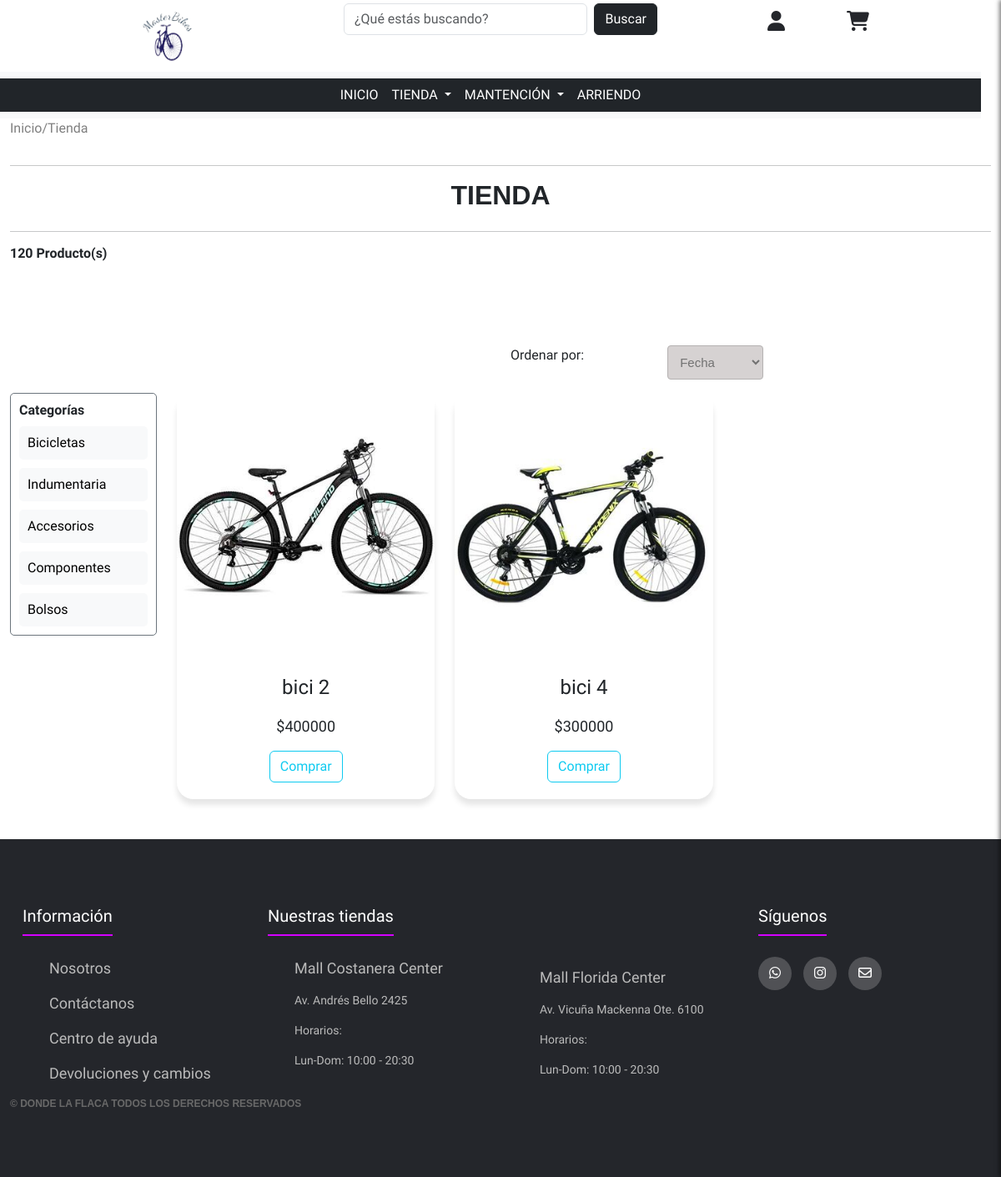
/MasterBikes/tienda, run on an earlier commit of the app's database.
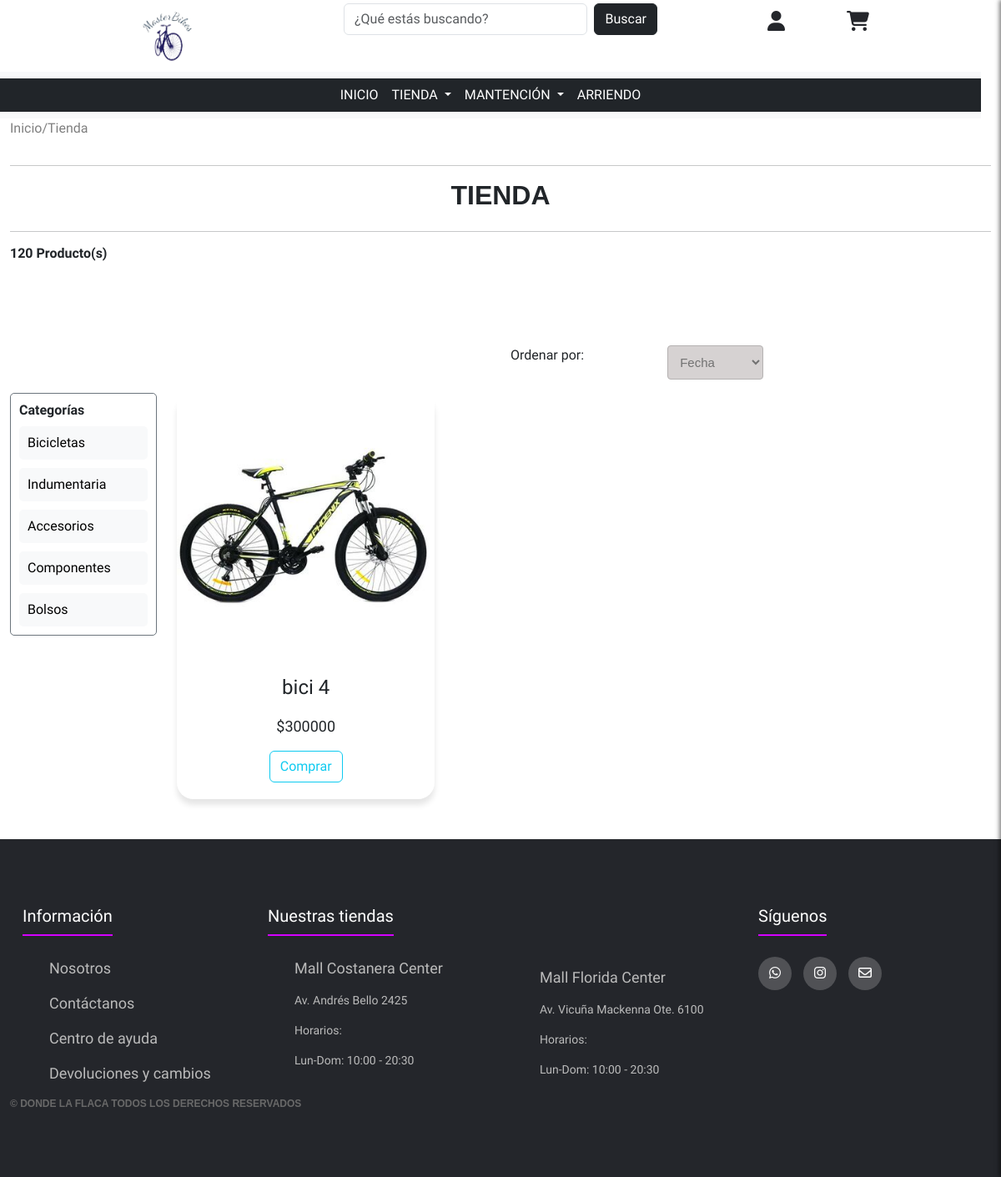
And on a later commit of the database.
### MasterBikes/models.py (models this page shows, shortened)
class Producto(models.Model):
    id_producto = models.AutoField(primary_key=True, db_column="idProducto")
    nombre = models.CharField(max_length=30)
    descripcion = models.CharField(max_length=30, null=True, blank=True)
    precio = models.IntegerField()
    stock = models.IntegerField()
    id_tipo_producto = models.ForeignKey(
        "TipoProducto", on_delete=models.CASCADE, db_column="idTipoProducto"
    )
    foto = models.CharField(max_length=100, null=True, blank=True)

### MasterBikes/views.py (the view)
# urls.py: path('tienda',views.Tienda, name='tienda'),
def Tienda(request):
    usuarios = Usuario.objects.all()
    tipo = TipoProducto.objects.get(tipo = "Bicicleta")
    productos = Producto.objects.all().filter(id_tipo_producto = tipo)
    carritos = Carrito.objects.all()
    items = Item.objects.all()
    context={
        "usuarios":usuarios,
        "productos":productos,
        "carritos":carritos,
        "items":items
    }
    return render(request, 'pages/Tienda.html', context)

### MasterBikes/templates/pages/tienda.html (shortened to what this page needs)
<!DOCTYPE html>
<html lang="en">
<head>
    {% load static %}
    <link rel="stylesheet" href="{% static 'css/bootstrap.min.css' %}">
    <link rel="stylesheet" href="{% static 'css/style.css' %}">
    <link rel="stylesheet" href="https://cdnjs.cloudflare.com/ajax/libs/font-awesome/6.2.1/css/all.min.css">
</head>
<body class="body_tienda">
  {% include 'base/header.html' %}
  <main>
    <div class="container-fluid">
      <div class="row">
        <p style="color: black; opacity: 50%;">Inicio/Tienda</p>
      </div>
      <hr>
      <div class="row" id="titulo">
        <h2>TIENDA</h2>
      </div>
      <hr>
      <div class="row">
        <div class="col ms-auto">
          <b><h6>120 Producto(s)</h6></b>
        </div>
        <div class="col me-auto d-flex">
          <p style="padding-right: 100px;">Ordenar por:         </p>
          <select class="option1" name="bicicleta" id="bicicleta">
            <option value="Fecha">Fecha</option>
          </select>
        </div>
      </div>
      <div class="row">
        <div class="col-md-2 col-lg-2 col-xl-2" >
          <div class="border border-secondary">
            <b><h6>Categorías</h6></b>
            <select name="bici" id="bici" class="option">
              <option value="1">Bicicletas</option>
            </select>
            <select name="indumentaria" id="indumentaria" class="option">
              <option value="1">Indumentaria</option>
            </select>
            <select name="accesorios" id="accesorios" class="option">
              <option value="1">Accesorios</option>
            </select>
            <select name="componentes" id="componentes" class="option">
              <option value="1">Componentes</option>
            </select>
            <select name="bolsos" id="bolsos" class="option">
              <option value="1">Bolsos</option>
            </select>
          </div>
        </div>
        <div class="col-md-10 col-lg-10 col-xl-10">
          <div class="row">
            {% if productos %}
              {% for tmp in productos %}
                {% if tmp.stock >= 1 %}
                  <div class="col-4">
                    <div class="main_container">
                      <div class="product">
                        <img src="{% static tmp.foto %}" alt="..." width="100%">
                        <div class="product_desc">
                          <div class="col">
                            <h3>{{tmp.nombre}}</h3>
                            <p>${{tmp.precio}}</p>
                          </div>
                          <div class="col">
                            <a href="{% url 'ver-producto' id_prod=tmp.id_producto %}">
                              <button type="button" class="btn btn-outline-info">
                                Comprar
                              </button>
                            </a>
                          </div>
                        </div>
                      </div>
                    </div>
                  </div>
                {% endif %}
              {% endfor %}
            {% endif %}
          </div>
        </div>
      </div>
    </div>
    <br>
    <br>
  </main>
  {% include 'base/footer.html' %}
</body>
</html>

What changed in the data, as far as the page shows it:
no longer on this page (row edited): Producto: foto (picture), nombre "bici 2", precio "400000"
